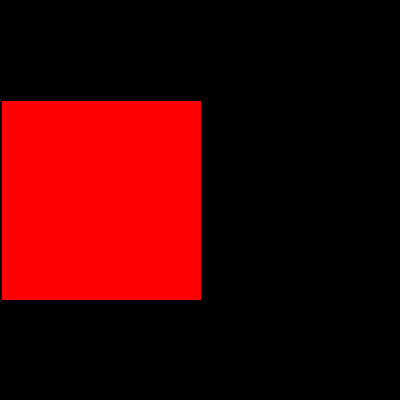
Frame 1 (no input)
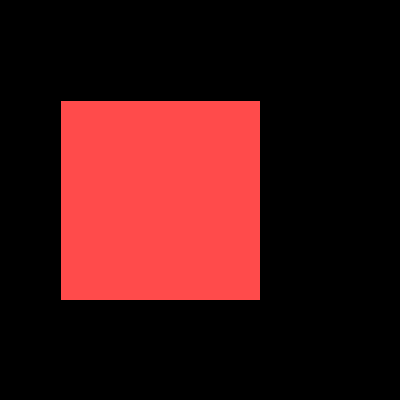
Frame 60 (the mouse pressed at the canvas centre just before this capture)
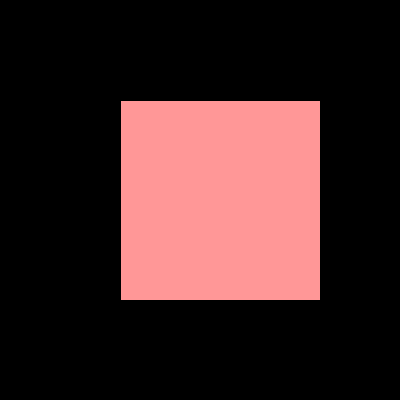
Frame 120 (the mouse held since frame 60 and released just before this capture)

The Processing sketch that drew these frames (run headless with seeded random() and noise(); from frame 60 on, the mouse is pressed at the canvas centre):

// Processing sketch: functions2
// ── functions2.pde
void setup(){
  size(400, 400);
  background(0,0,0);
  fill(255,255,255);
}
int x=0;
int speed = 1;
float[] color1 = {255, 0, 0};
void draw(){
x=x+speed;
fill(color1[0], color1[1], color1[2]);
color1[1]+=1.275;
color1[2]+=1.275;
rect(x, 100, 200, 200);
if(x==200){
  speed=speed *- 1;
  color1[1]=0;
  color1[2]=0;
}
else if(x==0){
  speed=speed *- 1;
  color1[1]=0;
  color1[2]=0;
  
  
}
  }
